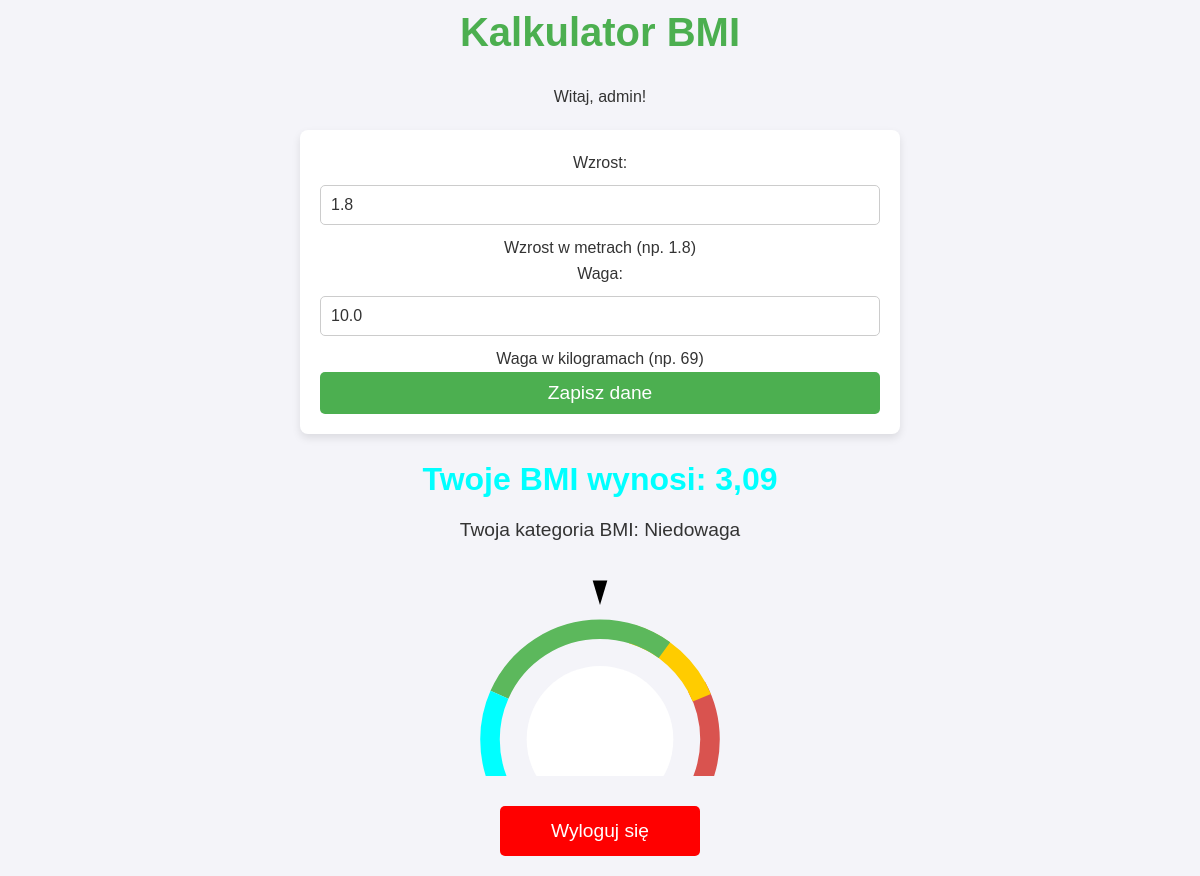
Before: /strona_glowna/ (signed in) with the older database file.
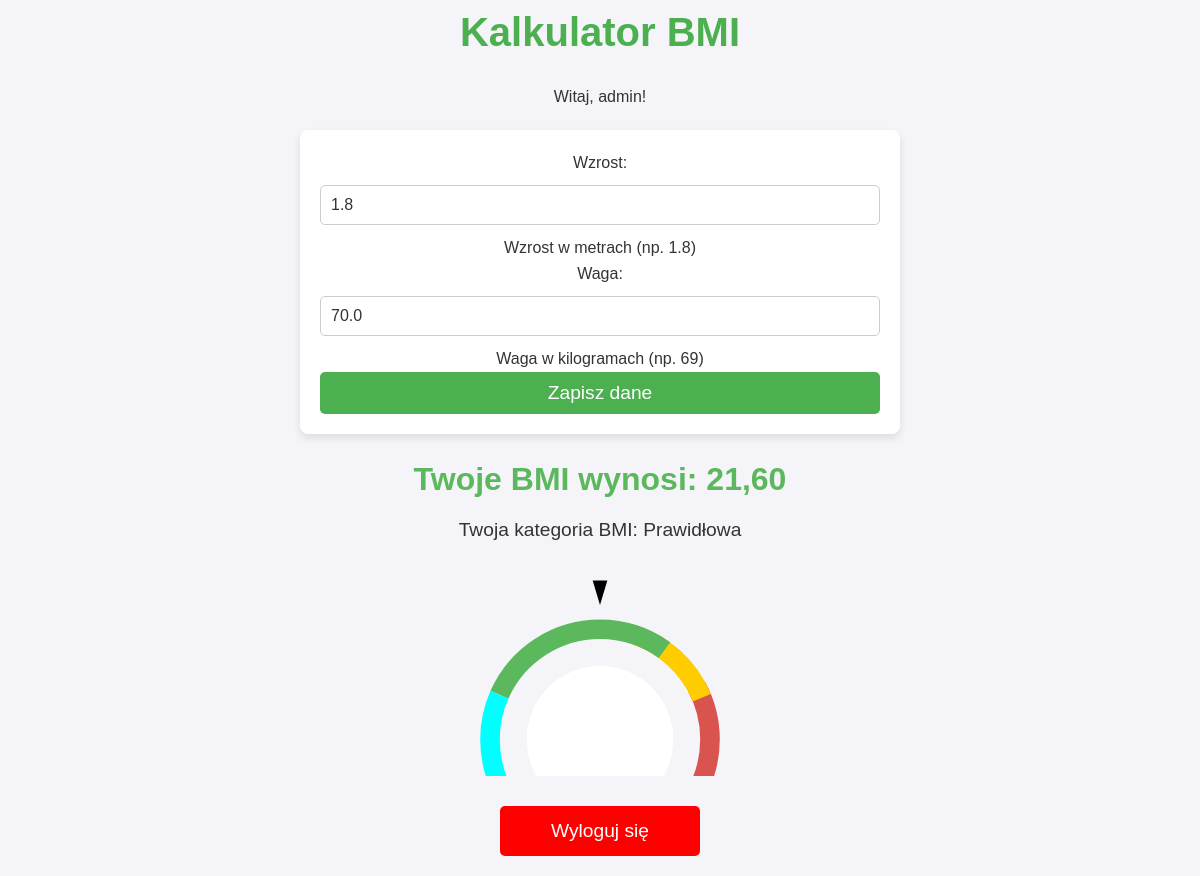
After: the same page with the newer database file.
### BMI_kalk/models.py (models this page shows, shortened)
class Profile(models.Model):
    user = models.OneToOneField(User, on_delete=models.CASCADE)
    wiek = models.PositiveIntegerField(null=True, blank=True)
    wzrost = models.FloatField(null=True, blank=True, help_text="Wzrost w metrach (np. 1.8)")
    waga = models.FloatField(null=True, blank=True, help_text="Waga w kilogramach (np. 69)")
    adres = models.TextField(null=True, blank=True)
    def oblicz_bmi(self):
        if self.wzrost and self.waga:
            bmi = self.waga / (self.wzrost ** 2)
            bmi_rounded = round(bmi, 2)
            if bmi_rounded < 18.5:
                kategoria = "Niedowaga"
            elif 18.5 <= bmi_rounded < 24.9:
                kategoria = "Prawidłowa"
            elif 25 <= bmi_rounded < 29.9:
                kategoria = "Nadwaga"
            else:
                kategoria = "Otyłość"
            return bmi_rounded, kategoria
        return None, None

### BMI_kalk/views.py (the view)
# urls.py: path('strona_glowna/', views.strona_glowna, name='strona_glowna'),
@login_required
def strona_glowna(request):
    profile, created = Profile.objects.get_or_create(user=request.user)
    bmi = None
    kategoria = None
    if profile.wzrost and profile.waga:
        bmi, kategoria = profile.oblicz_bmi()
    if request.method == 'POST':
        form = BMIForm(request.POST, instance=profile)
        if form.is_valid():
            form.save()
            bmi, kategoria = profile.oblicz_bmi()
            return render(request, 'baza.html', {'form': form, 'bmi': bmi, 'kategoria': kategoria})
    else:
        form = BMIForm(instance=profile)
    return render(request, 'baza.html', {'form': form, 'bmi': bmi, 'kategoria': kategoria})

### BMI_kalk/forms.py
class BMIForm(forms.ModelForm):
    class Meta:
        model = Profile
        fields = ['wzrost', 'waga']
        widgets = {
            'wzrost': forms.NumberInput(attrs={'step': '0.01'}),
            'waga': forms.NumberInput(attrs={'step': '0.1'}),
        }

### BMI_kalk/templates/baza.html (shortened to what this page needs)
<!DOCTYPE html>
<html lang="pl">
<head>
    {% load static %}
    <link rel="stylesheet" href="{% static 'style.css' %}">
</head>
<body>
<h1>Kalkulator BMI</h1>
{% if user.is_authenticated %}
<p>Witaj, {{ user.username }}!</p>
<form method="post">
    {{ form.as_p }}
    <button type="submit">Zapisz dane</button>
</form>
{% if bmi %}
<div class="bmi-info">
    <p class="bmi-value" id="bmiValue" data-bmi="{{ bmi|floatformat:2 }}" data-category="{{ kategoria }}">Twoje BMI wynosi: {{ bmi|floatformat:2 }}</p>
    <p id="category" class="category">Twoja kategoria BMI: {{ kategoria }}</p>
    <div class="bmi-gauge-container" width="500" height="200">
    </div>
</div>
{% endif %}
<a href="{% url 'wylogowanie' %}" class="logout-button">Wyloguj się</a>
{% else %}
<p>Nie jesteś zalogowany. <a href="{% url 'logowanie' %}">Zaloguj się</a> lub <a href="{% url 'rejestracja' %}">Zarejestruj się</a>.</p>
{% endif %}
</body>
</html>

### static/style.css (style rules this page uses)
* { margin: 0; padding: 0; box-sizing: border-box; }
body { font-family: Arial, sans-serif; background-color: #f4f4f9; color: #333; line-height: 1.6; margin: 0; padding: 0; }
h1 { font-size: 2.5rem; color: #4CAF50; margin-bottom: 20px; text-align: center; }
p { font-size: 1rem; text-align: center; }
form { max-width: 600px; margin: 20px auto; background-color: #fff; padding: 20px; border-radius: 8px; box-shadow: 0 4px 8px rgba(0, 0, 0, 0.1); }
form button { width: 100%; padding: 10px; background-color: #4CAF50; color: white; border: none; border-radius: 5px; font-size: 1.2rem; cursor: pointer; transition: background-color 0.3s ease; }
form input, form select, form textarea { width: 100%; padding: 10px; margin: 10px 0; border: 1px solid #ccc; border-radius: 5px; font-size: 1rem; color: #333; }
.bmi-info { text-align: center; font-size: 1.2rem; margin-top: 20px; }
.bmi-info p { margin: 10px 0; }
.bmi-info .bmi-value { font-size: 2rem; color: #4CAF50; font-weight: bold; }
.bmi-info .category { font-size: 1.2rem; color: #333; margin-top: 5px; }
.logout-button { display: block; width: 200px; margin: 20px auto; padding: 10px; background-color: red; color: white; text-align: center; text-decoration: none; border-radius: 5px; font-size: 1.2rem; transition: background-color 0.3s ease; }

Changed rows visible on the page:
changed Profile: waga "10.0" → "70.0"
Other visible differences:
{{ bmi|floatformat:2 }}: "3,09" → "21,60"
{{ kategoria }}: "Niedowaga" → "Prawidłowa"
